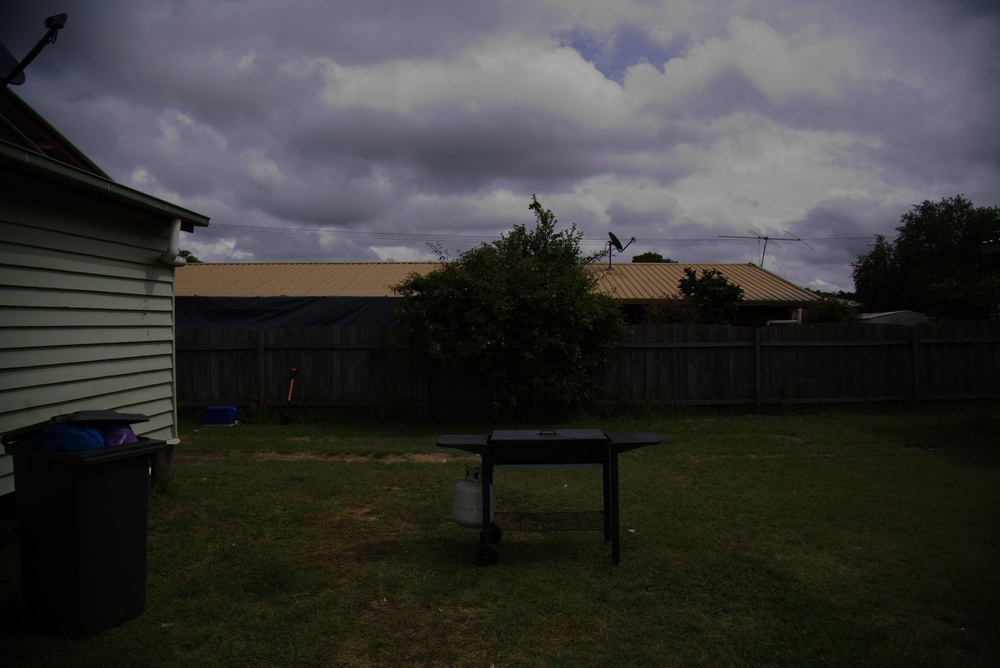
//> input picture Lab 2 - Filters and histogram equalization/material/image.jpg, 1000 x 668 px, shrunk from 2000 x 1335 before the run
$ ./task1 '../../Lab 2 - Filters and histogram equalization/material/image.jpg'   (built with g++ and OpenCV 4)
//> lines starting //> are read from the running program, lines starting //| are printed output that depends on the picture
//#include <stdio.h>
#include <iostream>
#include <opencv2/highgui.hpp>
#include "opencv2/imgproc.hpp"

cv::Mat grayImg, edges;

int lowThreshold = 0;
int highThreshold = 0;//255;
//const int ratio = 3; //if you put 4 then the max value of lowThreshold is lowThreshold*4
const int kernel_size = 3;
const char* window_name = "Edge Map";
const int max_lowThreshold = 500;
const int max_highThreshold = 500;


static void minCannyThreshold(int, void*) {
	cv:blur(grayImg, edges, cv::Size(3,3));
    cv::Canny(edges, edges, lowThreshold, highThreshold, kernel_size);
    //dst = cv::Scalar::all(0);
	//img.copyTo(dst, edges);

	cv::imshow(window_name, edges);

	//cv::waitKey(0);
}

static void maxCannyThreshold(int, void*) {
    cv:blur(grayImg, edges, cv::Size(3,3));
    cv::Canny(edges, edges, lowThreshold, highThreshold, kernel_size);
    //dst = cv::Scalar::all(0);
	//img.copyTo(dst, edges);

	cv::imshow(window_name, edges);

	//cv::waitKey(0);
}

int main(int argc, char **argv) {
	cv::Mat img = cv::imread(argv[1]);
//> img is the input picture: 668 rows x 1000 cols, CV_8UC3; mean B, G, R 54.4, 56.1, 56.7
	// [6 lines of commented-out code are left out]
	cv::cvtColor(img, grayImg, cv::COLOR_BGR2GRAY);
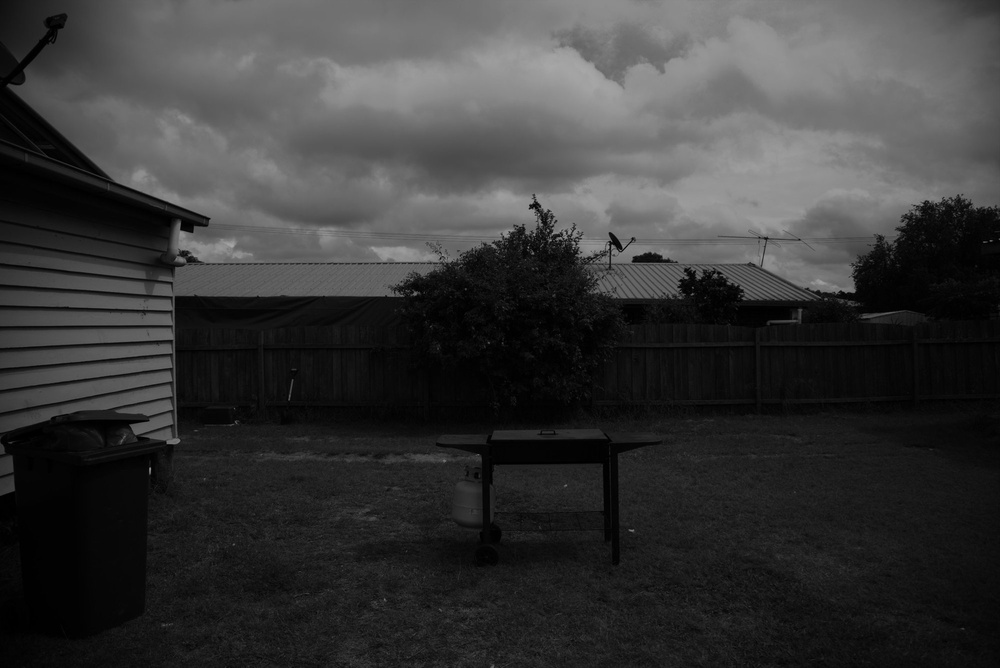
//> grayImg: 668 rows x 1000 cols, CV_8UC1; min 0, max 168, mean 56.1

	cv::namedWindow("grayscale img");
	cv::imshow("grayscale img", grayImg);
	//cv::waitKey(0);
	//cv::destroyAllWindows();

	cv::namedWindow(window_name);
	cv::createTrackbar("Min Threshold: ", window_name, &lowThreshold, max_lowThreshold, minCannyThreshold);
	cv::createTrackbar("Max Threshold: ", window_name, &highThreshold, max_highThreshold, maxCannyThreshold);
	cv::waitKey(0);
//> in minCannyThreshold, `cv::Canny(edges, edges, lowThreshold, highThreshold, kernel_size);`:
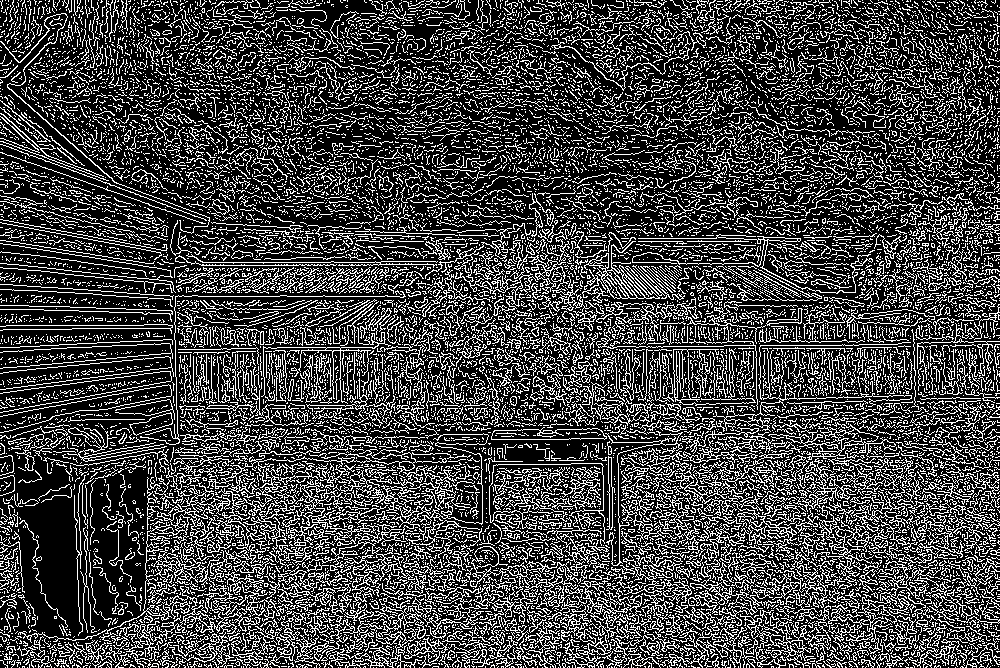
//> edges: 668 rows x 1000 cols, CV_8UC1; 26.5% white in thin lines or dots


	return 0;
}
